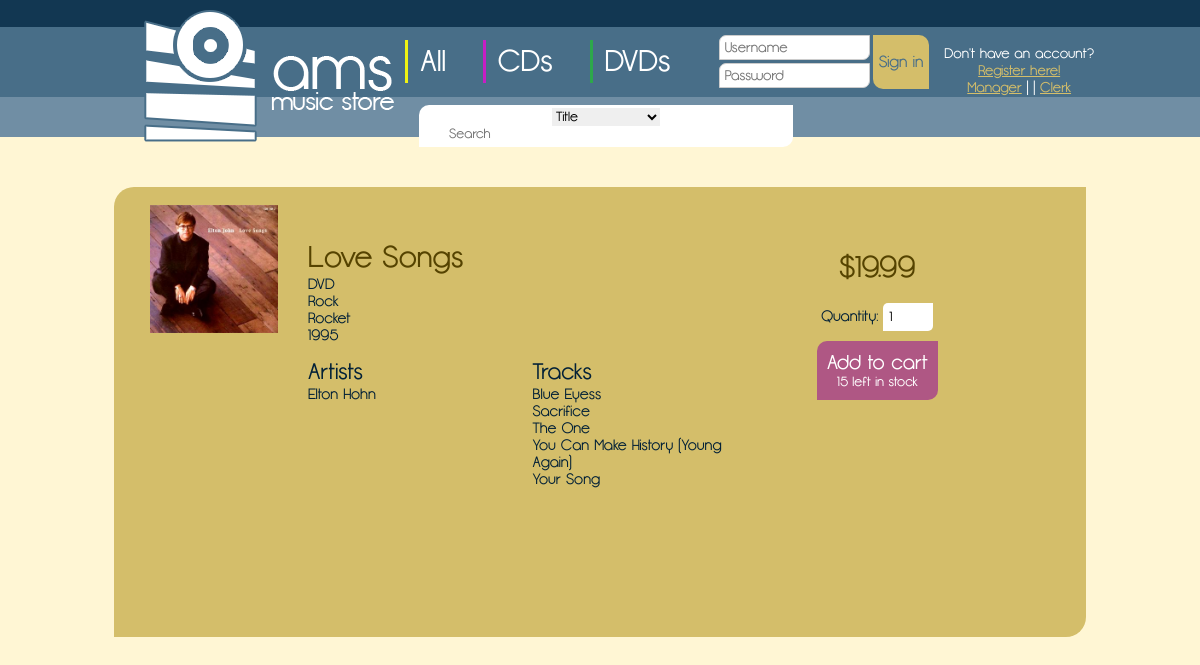
/?p=display_item&id=4, run on an earlier commit of the app's database.
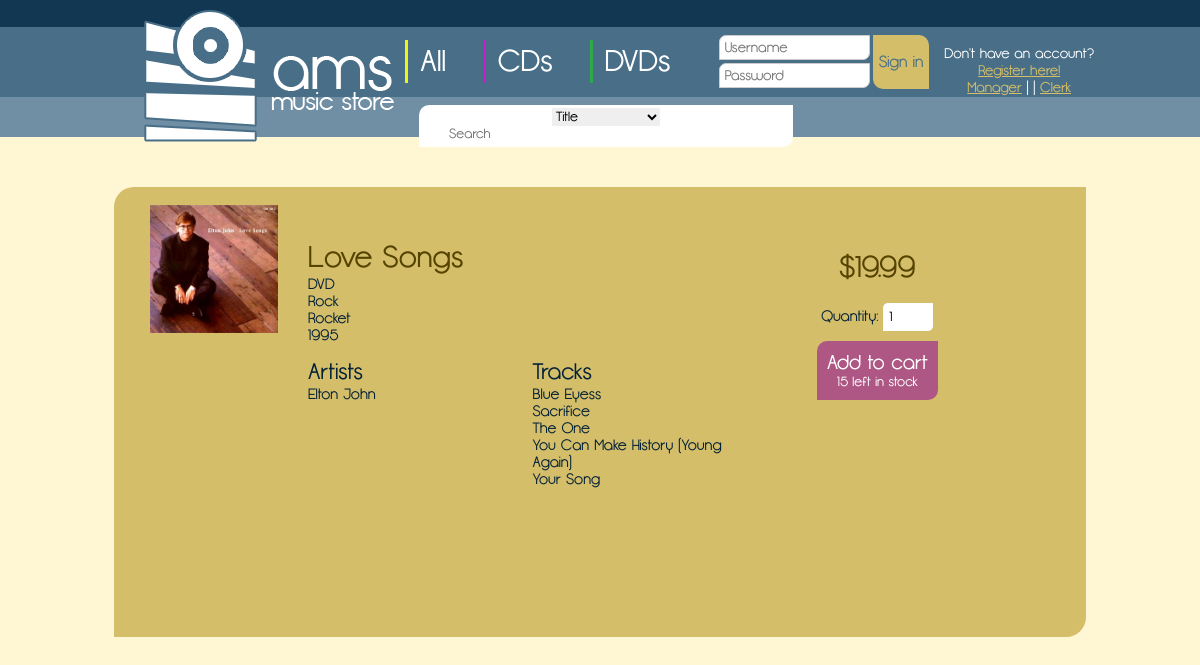
And on a later commit of the database.
### tables this page shows
CREATE TABLE lead_singer (
    upc INT NOT NULL,
    sname VARCHAR(64) NOT NULL,
    PRIMARY KEY (upc, sname),
    FOREIGN KEY (upc)
		REFERENCES item (upc)
        ON DELETE cascade
        ON UPDATE cascade
);

CREATE TABLE has_song (
    upc INT NOT NULL,
    title VARCHAR(64) NOT NULL,
    PRIMARY KEY (upc, title),
    FOREIGN KEY (upc)
		REFERENCES item (upc)
		ON DELETE cascade
        ON UPDATE cascade
);

### src/display_item.php (the view)
<?php
    if (isset($_GET['id'])) {
        $query = $connection->prepare('SELECT * FROM item WHERE upc=?');
        $query->bind_param('i', $_GET['id']);
        $query->execute();
        $result = $query->get_result();
        $result = $result->fetch_assoc();
        echo '<div class="cover_container"><img src="img/covers/';
        if (file_exists("img/covers/".$result['upc'].".jpg"))
            echo $result['upc'];
        else
            echo 'unknown';
        echo '.jpg" width="128px" height="128px" /></div><div class="album_info">';
        echo '<h1>'.$result['title'].'</h1>';
        echo '<p>'.$result['itemtype'].'</p>';
        echo '<p>'.$result['category'].'</p>';
        echo '<p>'.$result['company'].'</p>';
        echo '<p>'.$result['releaseyear'].'</p>';
        echo '<div id="album_lists">';
        echo '<div><h2>Artists</h2>';
        $query = $connection->prepare('SELECT * FROM lead_singer WHERE upc=?');
        $query->bind_param('i', $_GET['id']);
        $query->execute();
        $result2 = $query->get_result();
        while ($row = $result2->fetch_assoc())
            echo '<p>'.$row['sname'].'</p>';
        echo '</div>';
        echo '<div><h2>Tracks</h2>';
        $query = $connection->prepare('SELECT * FROM has_song WHERE upc=?');
        $query->bind_param('i', $_GET['id']);
        $query->execute();
        $result2 = $query->get_result();
        while ($row = $result2->fetch_assoc())
            echo '<p>'.$row['title'].'</p>';
        echo '</div>';
        echo '</div></div>';
        echo '<div class="album_price">';
        echo '<h1>$'.number_format($result['price'], 2).'</h1><br />';
        echo '<form action="?act=add_to_cart&id='.$_GET['id'].'" method="post">';
        echo '<p>Quantity: <input type="number" name="quantity" value="1" min="1" max="'.$result['stock'].'" /></p>';
        echo '<button id="buy_album"><h2>Add to cart</h2>';
        echo '<p>'.$result['stock'].' left in stock</p></button></form></div>';
    } else
        require("404.php");
?>

What changed in the data, as far as the page shows it:
removed lead_singer: sname "Elton Hohn"
added lead_singer: sname "Elton John"
